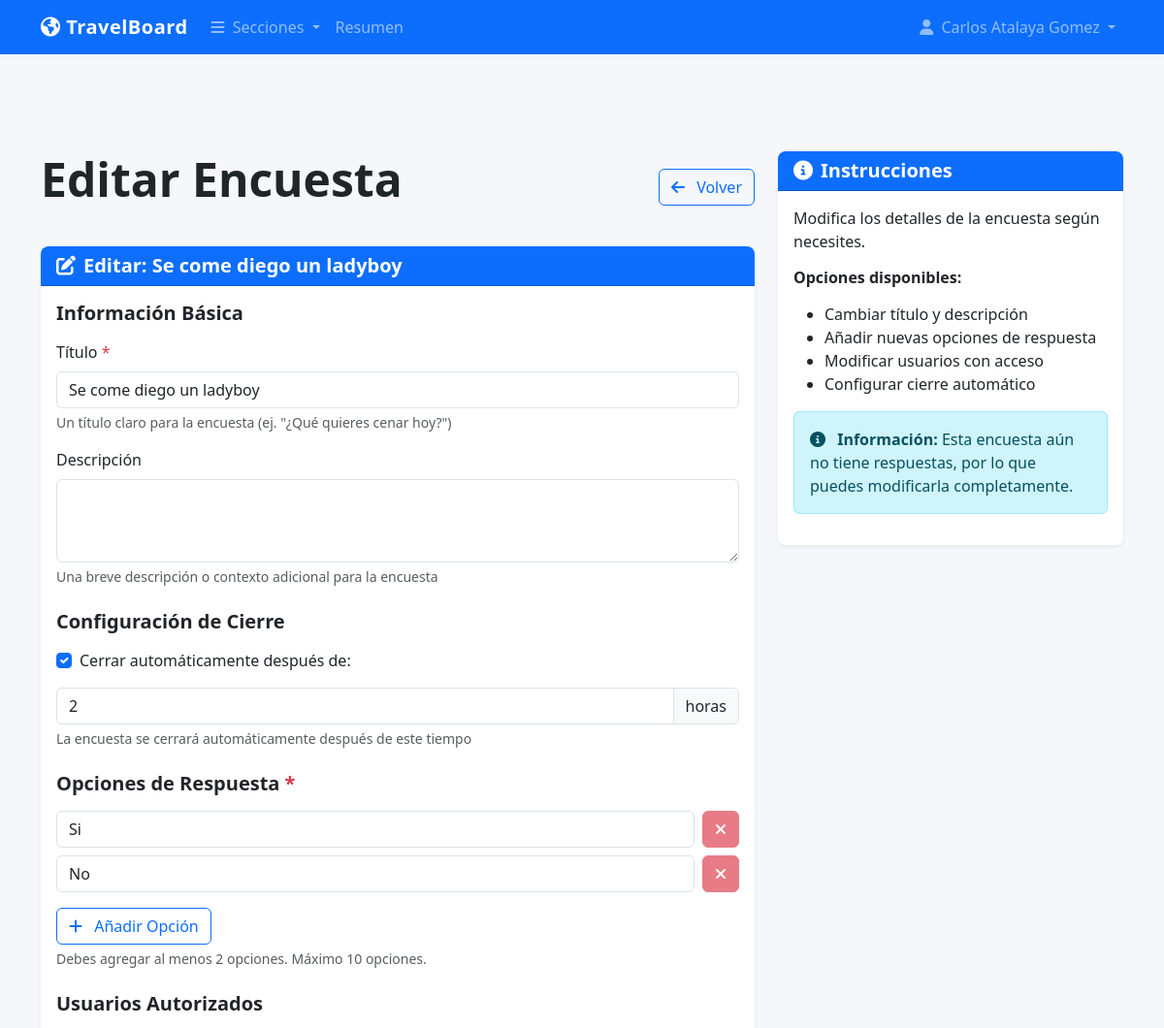
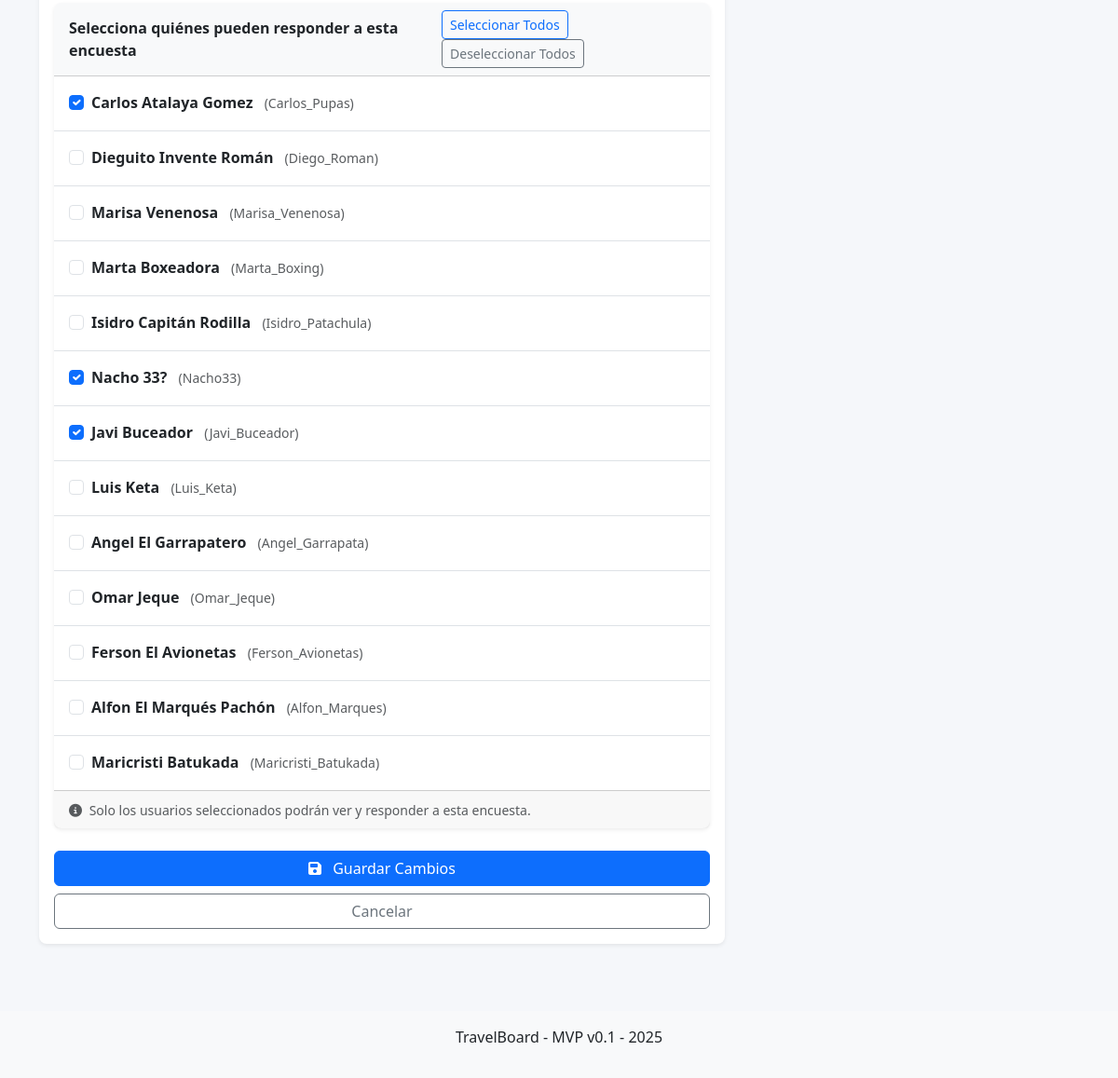
Page /admin/encuestas/2/editar (signed in) on the earlier database version (2 pictures, top to bottom).
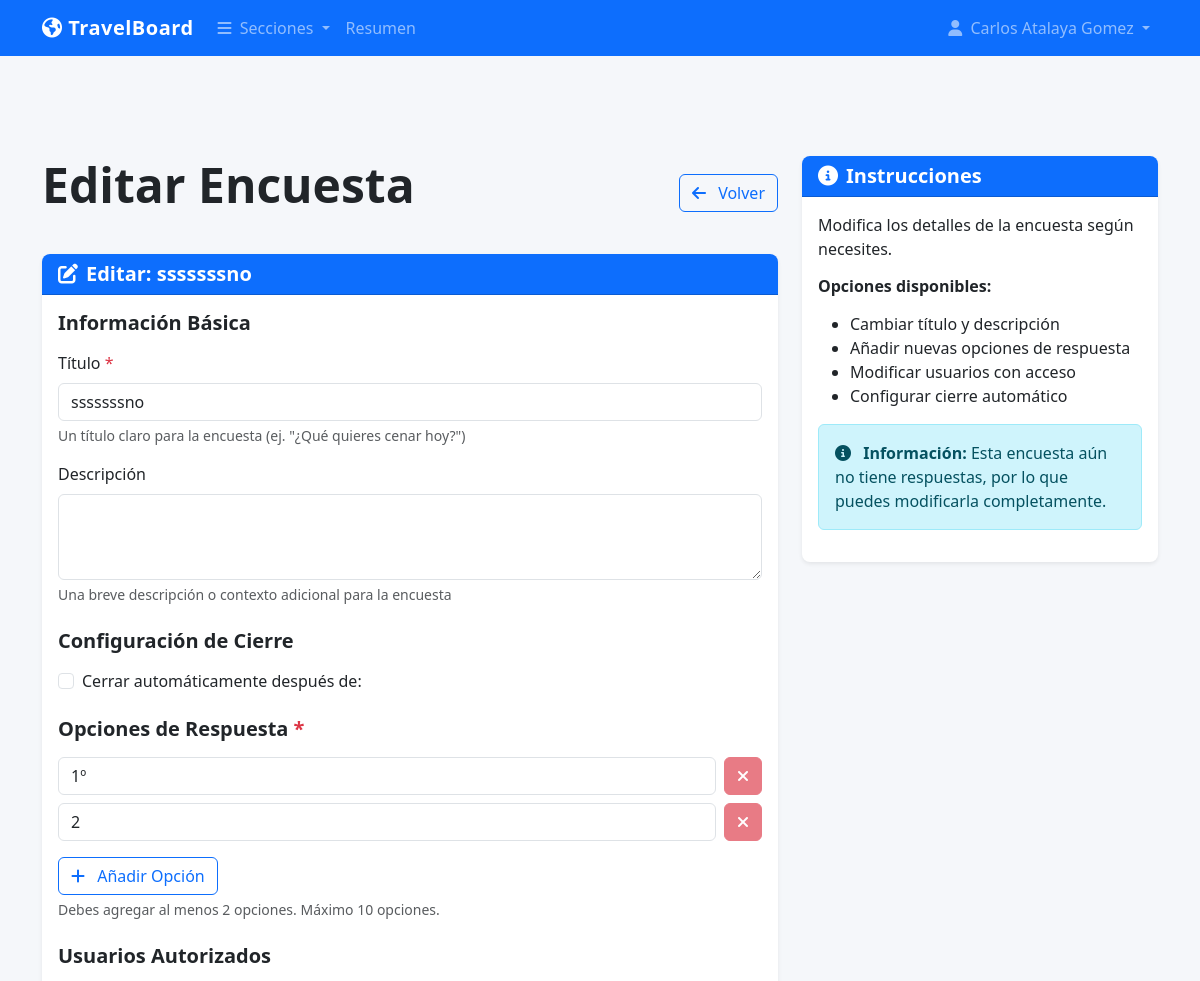
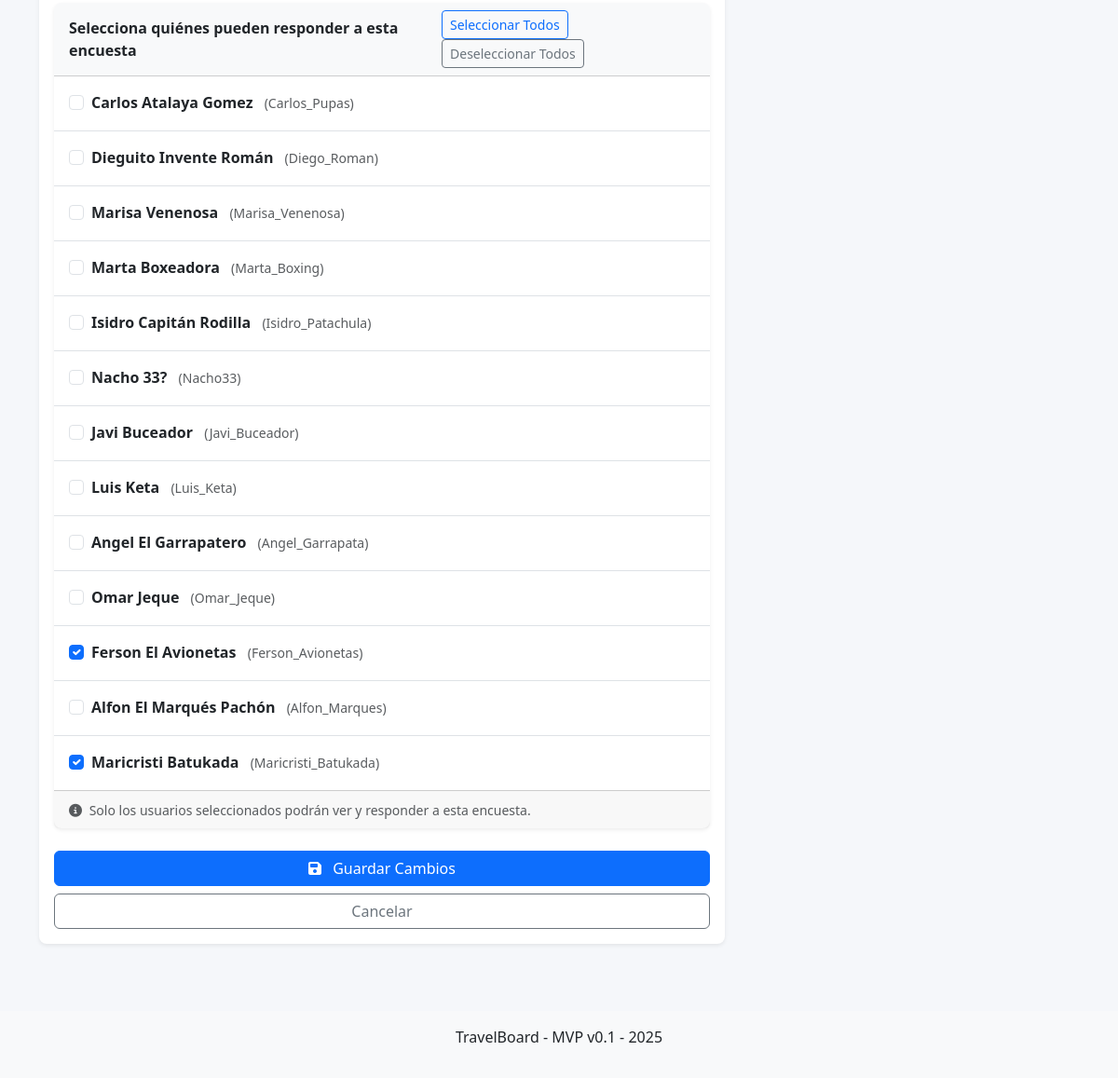
Same page on the later database version (2 pictures, top to bottom).
### models.py (models this page shows, shortened)
class Survey(db.Model):
    id = db.Column(db.Integer, primary_key=True)
    title = db.Column(db.String(200), nullable=False)
    description = db.Column(db.Text, nullable=True)
    created_at = db.Column(db.DateTime, default=datetime.now)
    closed_at = db.Column(db.DateTime, nullable=True)
    created_by = db.Column(db.Integer, db.ForeignKey('user.id'), nullable=False)
    is_active = db.Column(db.Boolean, default=True)
    auto_close_after = db.Column(db.Integer, nullable=True)  # Time in hours before auto-close
    creator = db.relationship('User', backref=db.backref('created_surveys', lazy=True))
    options = db.relationship('SurveyOption', backref='survey', lazy=True, cascade="all, delete-orphan")
    authorized_users = db.relationship('User', secondary='survey_permissions')

class SurveyOption(db.Model):
    id = db.Column(db.Integer, primary_key=True)
    survey_id = db.Column(db.Integer, db.ForeignKey('survey.id'), nullable=False)
    text = db.Column(db.String(200), nullable=False)
    order = db.Column(db.Integer, default=0)  # For ordering options

class User(UserMixin, db.Model):
    id = db.Column(db.Integer, primary_key=True)
    username = db.Column(db.String(80), unique=True, nullable=False)
    password_hash = db.Column(db.String(200), nullable=False)
    name = db.Column(db.String(100), nullable=False)
    phone = db.Column(db.String(20), nullable=True)
    is_admin = db.Column(db.Boolean, default=False)
    is_active_member = db.Column(db.Boolean, default=True)  # Campo para activación

### survey.py (the view, shortened to what this page needs)
@survey.route('/admin/encuestas/<int:survey_id>/editar', methods=['GET', 'POST'])
@login_required
@admin_required
def edit_survey(survey_id):
    survey_data = Survey.query.get_or_404(survey_id)
    users = User.query.filter_by(is_active_member=True).all()
    authorized_user_ids = [user.id for user in survey_data.authorized_users]
    return render_template('survey/edit.html',
                          survey=survey_data,
                          users=users,
                          authorized_user_ids=authorized_user_ids,
                          timedelta=timedelta)

### app.py (called while the page is built)
@app.context_processor
def utility_processor():
    return {
        'timedelta': timedelta
    }

@app.template_filter('now')
def get_now():
    return datetime.now()

@login_manager.user_loader
def load_user(user_id):
    return User.query.get(int(user_id))

@app.before_request
def check_initial_setup():
    public_endpoints = ['static', 'setup', 'auth.login', 'auth.logout']
    if request.endpoint in public_endpoints:
        return None
    user_count = User.query.count()
    if user_count == 0 and request.endpoint != 'setup':
        return redirect(url_for('setup'))
    if not current_user.is_authenticated and request.endpoint not in public_endpoints:
        return redirect(url_for('auth.login'))

### auth.py (called while the page is built)
def admin_required(f):
    @wraps(f)
    def decorated_function(*args, **kwargs):
        if not current_user.is_authenticated or not current_user.is_admin:
            flash('Se requieren permisos de administrador para acceder a esta página', 'danger')
            return redirect(url_for('auth.login'))
        return f(*args, **kwargs)
    return decorated_function

### templates/survey/edit.html (shortened to what the changed rows need)
{% extends "base.html" %}
{% block content %}
<div class="d-flex justify-content-between align-items-center mb-4">
    <h1 class="display-5">Editar Encuesta</h1>
</div>
<div class="card">
    <div class="card-header bg-primary text-white">
        <h5 class="mb-0"><i class="fas fa-edit me-2"></i>Editar: {{ survey.title }}</h5>
    </div>
    <div class="card-body">
        <form method="POST" id="surveyForm">
            <div class="mb-3">
                <label for="title" class="form-label">Título <span class="text-danger">*</span></label>
                <input type="text" class="form-control" id="title" name="title"
                       value="{{ survey.title }}" required>
                <div class="form-text">Un título claro para la encuesta (ej. "¿Qué quieres cenar hoy?")</div>
            </div>
            <div class="mb-3 form-check">
                <input type="checkbox" class="form-check-input" id="auto_close" name="auto_close"
                       {{ 'checked' if survey.auto_close_after else '' }}>
                <label class="form-check-label" for="auto_close">Cerrar automáticamente después de:</label>
            </div>
            <div class="mb-4" id="auto_close_time" style="display: {{ 'block' if survey.auto_close_after else 'none' }};">
                <div class="input-group">
                    <input type="number" class="form-control" id="auto_close_hours" name="auto_close_hours"
                           value="{{ survey.auto_close_after or 2 }}" min="1" max="48">
                    <span class="input-group-text">horas</span>
                </div>
                <div class="form-text">La encuesta se cerrará automáticamente después de este tiempo</div>
            </div>
            <div class="mb-3">
                <div id="optionsContainer">
                    {% for option in survey.options|sort(attribute='order') %}
                        <div class="option-item mb-2 d-flex">
                            <input type="text" class="form-control me-2" name="options[]"
                                   placeholder="Opción {{ loop.index }}" value="{{ option.text }}" required>
                            <button type="button" class="btn btn-danger remove-option" {{ 'disabled' if loop.length <= 2 }}>
                                <i class="fas fa-times"></i>
                            </button>
                        </div>
                    {% endfor %}
                </div>
            </div>
            <div class="mb-4">
                <div class="card">
                    <div class="card-body p-0">
                        <div class="list-group list-group-flush">
                            {% for user in users %}
                                <div class="list-group-item">
                                    <div class="form-check">
                                        <input class="form-check-input user-checkbox" type="checkbox"
                                               name="authorized_users[]" value="{{ user.id }}"
                                               id="user{{ user.id }}"
                                               {{ 'checked' if user.id in authorized_user_ids else '' }}>
                                        <label class="form-check-label" for="user{{ user.id }}">
                                            <strong>{{ user.name }}</strong>
                                            <small class="text-muted ms-2">({{ user.username }})</small>
                                        </label>
                                    </div>
                                </div>
                            {% endfor %}
                        </div>
                    </div>
                </div>
            </div>
            {% set response_count = survey.responses|length if survey.responses is defined else 0 %}
        </form>
    </div>
</div>
{% endblock %}

### templates/base.html (shortened to what this page needs)
<!DOCTYPE html>
<html lang="es">
<head>
    <link href="https://cdn.jsdelivr.net/npm/bootstrap@5.3.0/dist/css/bootstrap.min.css" rel="stylesheet">
    <link rel="stylesheet" href="https://cdnjs.cloudflare.com/ajax/libs/font-awesome/6.4.0/css/all.min.css">
    <link rel="stylesheet" href="{{ url_for('static', filename='css/main.css') }}">
    <link rel="stylesheet" href="{{ url_for('static', filename='css/responsive.css') }}">
    <link rel="stylesheet" href="{{ url_for('static', filename='css/mvp_daily.css') }}">
</head>
<body>
    <header class="fixed-top">
        <nav class="navbar navbar-expand-lg navbar-dark bg-primary">
            <div class="container">
                <a class="navbar-brand" href="/">
                    <i class="fas fa-globe-americas"></i> TravelBoard
                </a>
                <div class="collapse navbar-collapse" id="mainNav">
                    <ul class="navbar-nav me-auto">
                        <li class="nav-item dropdown">
                            <a class="nav-link dropdown-toggle" href="#" id="sectionDropdown" role="button" data-bs-toggle="dropdown" aria-expanded="false">
                                <i class="fas fa-bars me-1"></i> Secciones
                            </a>
                        </li>
                        <li class="nav-item">
                            <a class="nav-link" href="/#overview">Resumen</a>
                        </li>
                    </ul>
                    <ul class="navbar-nav">
                        {% if current_user.is_authenticated %}
                            <li class="nav-item dropdown">
                                <a class="nav-link dropdown-toggle" href="#" id="userDropdown" role="button" data-bs-toggle="dropdown" aria-expanded="false">
                                    <i class="fas fa-user me-1"></i> {{ current_user.name }}
                                </a>
                            </li>
                        {% else %}
                            <li class="nav-item">
                                <a class="nav-link" href="{{ url_for('auth.login') }}">
                                    <i class="fas fa-sign-in-alt me-1"></i> Iniciar sesión
                                </a>
                            </li>
                        {% endif %}
                    </ul>
                </div>
            </div>
        </nav>
    </header>
    <main class="container mt-5 pt-5">
        <div class="row">
            <div class="col-lg-8 mb-4">
                {% block content %}{% endblock %}
            </div>
            <div class="col-lg-4">
                {% block sidebar %}{% endblock %}
            </div>
        </div>
    </main>
    <footer class="mt-5 py-3 bg-light">
        <div class="container text-center">
            <p>TravelBoard - MVP v0.1 - {% if current_date %}{{ current_date.strftime('%Y') }}{% else %}{{ now().year }}{% endif %}</p>
        </div>
    </footer>
</body>
</html>

Differences in the rows shown:
removed SurveyOption: text "No"
computed for User "Carlos Atalaya Gomez": id "☑" → "☐"
changed Survey: title "Se come diego un ladyboy" → "sssssssno"; auto_close_after 2 → empty (drawn); auto_close_hours "2" → (not shown)
now on this page (row edited): SurveyOption: text "1º"
changed SurveyOption (number 2 of 2 on the later page): text "Si" → "2"
computed for User "Nacho 33?": id "☑" → "☐"
computed for User "Javi Buceador": id "☑" → "☐"
computed for User "Ferson El Avionetas": id "☐" → "☑"
computed for User "Maricristi Batukada": id "☐" → "☑"
Other differences:
form field auto_close: "☑" → "☐"
text no longer shown: "horas La encuesta se cerrará automáticamente después de este tiempo"
